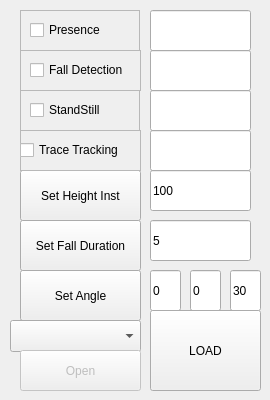
    <widget class="QWidget" name="tab_2">
     <attribute name="title">
      <string>SetR1</string>
     </attribute>
     <widget class="QFrame" name="frame">
      <property name="geometry">
       <rect>
        <x>20</x>
        <y>10</y>
        <width>120</width>
        <height>41</height>
       </rect>
      </property>
      <property name="frameShape">
       <enum>QFrame::Shape::StyledPanel</enum>
      </property>
      <property name="frameShadow">
       <enum>QFrame::Shadow::Raised</enum>
      </property>
      <widget class="QCheckBox" name="cbPresence">
       <property name="geometry">
        <rect>
         <x>10</x>
         <y>10</y>
         <width>86</width>
         <height>20</height>
        </rect>
       </property>
       <property name="text">
        <string>Presence</string>
       </property>
      </widget>
     </widget>
     <widget class="QLineEdit" name="lePresence">
      <property name="geometry">
       <rect>
        <x>150</x>
        <y>10</y>
        <width>101</width>
        <height>41</height>
       </rect>
      </property>
     </widget>
     <widget class="QFrame" name="frameFallDetection">
      <property name="geometry">
       <rect>
        <x>20</x>
        <y>50</y>
        <width>121</width>
        <height>41</height>
       </rect>
      </property>
      <property name="frameShape">
       <enum>QFrame::Shape::StyledPanel</enum>
      </property>
      <property name="frameShadow">
       <enum>QFrame::Shadow::Raised</enum>
      </property>
      <widget class="QCheckBox" name="cbFallDetection">
       <property name="geometry">
        <rect>
         <x>10</x>
         <y>10</y>
         <width>111</width>
         <height>20</height>
        </rect>
       </property>
       <property name="text">
        <string>Fall Detection</string>
       </property>
      </widget>
      <widget class="QFrame" name="frameFallDetection_2">
       <property name="geometry">
        <rect>
         <x>70</x>
         <y>40</y>
         <width>121</width>
         <height>41</height>
        </rect>
       </property>
       <property name="frameShape">
        <enum>QFrame::Shape::StyledPanel</enum>
       </property>
       <property name="frameShadow">
        <enum>QFrame::Shadow::Raised</enum>
       </property>
      </widget>
     </widget>
     <widget class="QLineEdit" name="leFallDetection">
      <property name="geometry">
       <rect>
        <x>150</x>
        <y>50</y>
        <width>101</width>
        <height>41</height>
       </rect>
      </property>
     </widget>
     <widget class="QFrame" name="frame_2">
      <property name="geometry">
       <rect>
        <x>20</x>
        <y>90</y>
        <width>120</width>
        <height>41</height>
       </rect>
      </property>
      <property name="frameShape">
       <enum>QFrame::Shape::StyledPanel</enum>
      </property>
      <property name="frameShadow">
       <enum>QFrame::Shadow::Raised</enum>
      </property>
      <widget class="QCheckBox" name="cbStandStill">
       <property name="geometry">
        <rect>
         <x>10</x>
         <y>10</y>
         <width>101</width>
         <height>20</height>
        </rect>
       </property>
       <property name="text">
        <string>StandStill</string>
       </property>
      </widget>
      <widget class="QFrame" name="frame_3">
       <property name="geometry">
        <rect>
         <x>60</x>
         <y>40</y>
         <width>120</width>
         <height>41</height>
        </rect>
       </property>
       <property name="frameShape">
        <enum>QFrame::Shape::StyledPanel</enum>
       </property>
       <property name="frameShadow">
        <enum>QFrame::Shadow::Raised</enum>
       </property>
       <widget class="QCheckBox" name="cbStandStill_2">
        <property name="geometry">
         <rect>
          <x>10</x>
          <y>10</y>
          <width>101</width>
          <height>20</height>
         </rect>
        </property>
        <property name="text">
         <string>StandStill</string>
        </property>
       </widget>
      </widget>
     </widget>
     <widget class="QLineEdit" name="leGetStandStill">
      <property name="geometry">
       <rect>
        <x>150</x>
        <y>90</y>
        <width>101</width>
        <height>41</height>
       </rect>
      </property>
     </widget>
     <widget class="QPushButton" name="btnSetHeight">
      <property name="geometry">
       <rect>
        <x>20</x>
        <y>170</y>
        <width>121</width>
        <height>51</height>
       </rect>
      </property>
      <property name="text">
       <string>Set Height Inst</string>
      </property>
     </widget>
     <widget class="QLineEdit" name="leSetHeight">
      <property name="geometry">
       <rect>
        <x>150</x>
        <y>170</y>
        <width>101</width>
        <height>41</height>
       </rect>
      </property>
      <property name="text">
       <string>100</string>
      </property>
     </widget>
     <widget class="QLineEdit" name="leSetFallDuration">
      <property name="geometry">
       <rect>
        <x>150</x>
        <y>220</y>
        <width>101</width>
        <height>41</height>
       </rect>
      </property>
      <property name="text">
       <string>5</string>
      </property>
     </widget>
     <widget class="QPushButton" name="btnSetFallDuration">
      <property name="geometry">
       <rect>
        <x>20</x>
        <y>220</y>
        <width>121</width>
        <height>51</height>
       </rect>
      </property>
      <property name="text">
       <string>Set Fall Duration</string>
      </property>
     </widget>
     <widget class="QPushButton" name="btnSetAngle">
      <property name="geometry">
       <rect>
        <x>20</x>
        <y>270</y>
        <width>121</width>
        <height>51</height>
       </rect>
      </property>
      <property name="text">
       <string>Set Angle</string>
      </property>
     </widget>
     <widget class="QLineEdit" name="leAngleX">
      <property name="geometry">
       <rect>
        <x>150</x>
        <y>270</y>
        <width>31</width>
        <height>41</height>
       </rect>
      </property>
      <property name="text">
       <string>0</string>
      </property>
     </widget>
     <widget class="QLineEdit" name="leAngleY">
      <property name="geometry">
       <rect>
        <x>190</x>
        <y>270</y>
        <width>31</width>
        <height>41</height>
       </rect>
      </property>
      <property name="text">
       <string>0</string>
      </property>
     </widget>
     <widget class="QLineEdit" name="leAngleZ">
      <property name="geometry">
       <rect>
        <x>230</x>
        <y>270</y>
        <width>31</width>
        <height>41</height>
       </rect>
      </property>
      <property name="text">
       <string>30</string>
      </property>
     </widget>
     <widget class="QFrame" name="frame_4">
      <property name="geometry">
       <rect>
        <x>20</x>
        <y>130</y>
        <width>121</width>
        <height>41</height>
       </rect>
      </property>
      <property name="frameShape">
       <enum>QFrame::Shape::StyledPanel</enum>
      </property>
      <property name="frameShadow">
       <enum>QFrame::Shadow::Raised</enum>
      </property>
      <widget class="QCheckBox" name="cbTraceTracking">
       <property name="geometry">
        <rect>
         <x>0</x>
         <y>10</y>
         <width>121</width>
         <height>20</height>
        </rect>
       </property>
       <property name="text">
        <string>Trace Tracking</string>
       </property>
      </widget>
     </widget>
     <widget class="QLineEdit" name="leTraceTracking">
      <property name="geometry">
       <rect>
        <x>150</x>
        <y>130</y>
        <width>101</width>
        <height>41</height>
       </rect>
      </property>
     </widget>
     <widget class="QComboBox" name="serialPortInfoListBox">
      <property name="geometry">
       <rect>
        <x>10</x>
        <y>320</y>
        <width>131</width>
        <height>32</height>
       </rect>
      </property>
     </widget>
     <widget class="QPushButton" name="btnOpenSerialPort">
      <property name="enabled">
       <bool>false</bool>
      </property>
      <property name="geometry">
       <rect>
        <x>20</x>
        <y>350</y>
        <width>121</width>
        <height>41</height>
       </rect>
      </property>
      <property name="font">
       <font>
        <family>.AppleSystemUIFont</family>
       </font>
      </property>
      <property name="text">
       <string>Open</string>
      </property>
     </widget>
     <widget class="QPushButton" name="btnLoad">
      <property name="geometry">
       <rect>
        <x>150</x>
        <y>310</y>
        <width>111</width>
        <height>81</height>
       </rect>
      </property>
      <property name="text">
       <string>LOAD</string>
      </property>
     </widget>
    </widget>
